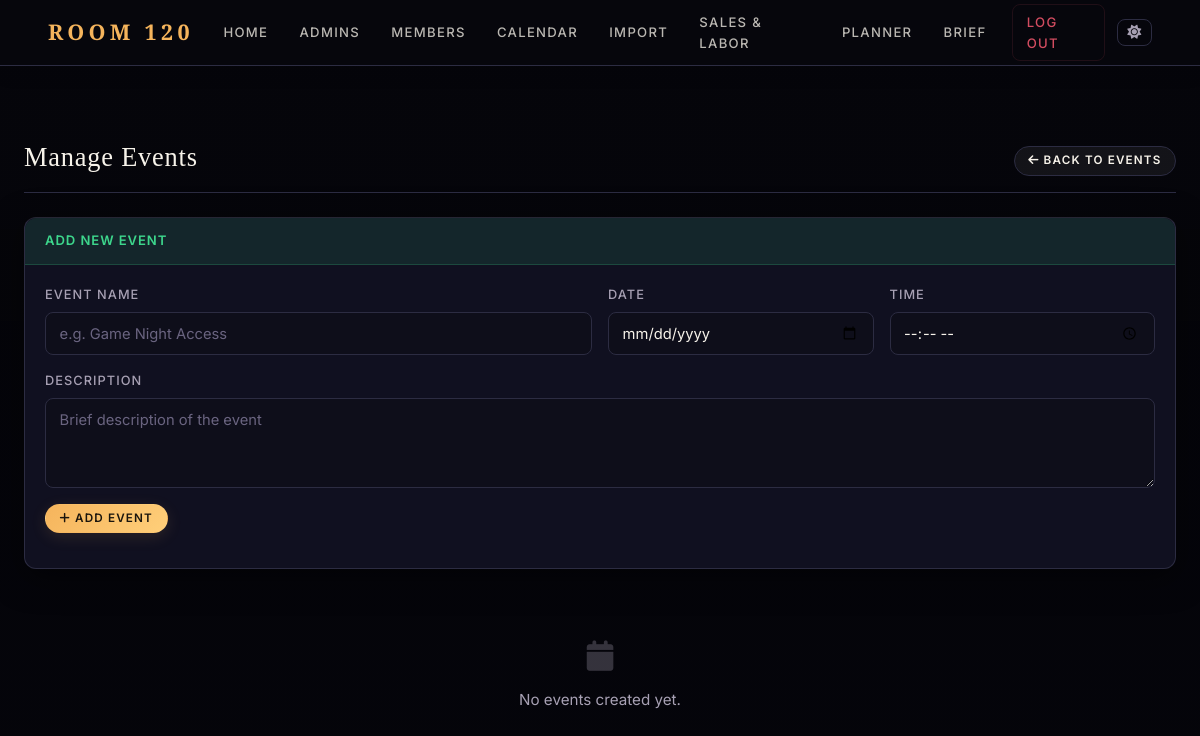
/admin/events (signed in), run on an earlier commit of the app's database.
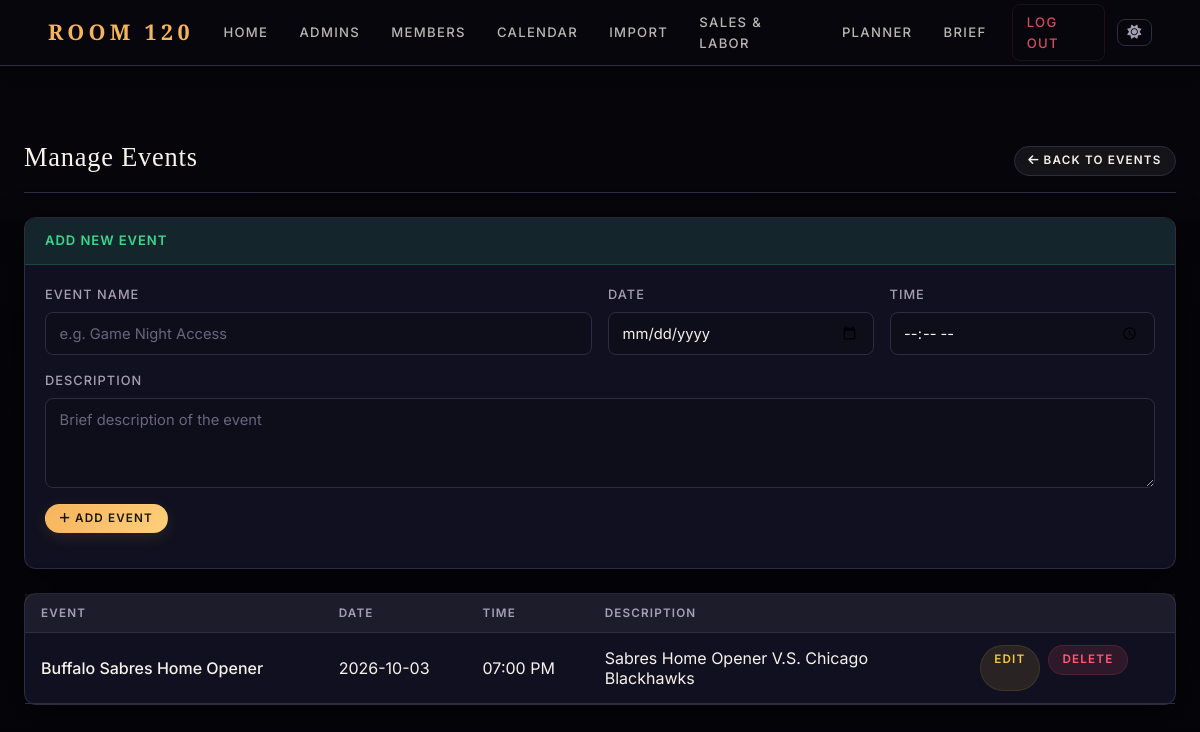
And on a later commit of the database.
### app.py (models this page shows)
class Event(db.Model):
    id = db.Column(db.Integer, primary_key=True)
    name = db.Column(db.String(100), nullable=False)
    date = db.Column(db.String(20), nullable=False)
    time = db.Column(db.String(20), nullable=False)
    description = db.Column(db.Text, nullable=False)

### app.py (the view, shortened to what this page needs)
@app.route('/admin/events', methods=['GET', 'POST'])
def admin_events():
    if not authorized('view_events'):
        return redirect(url_for('home'))
    events = Event.query.all()
    for event in events:
        db.session.expunge(event)
        if isinstance(event.date, str):
            try:
                event.date = datetime.strptime(event.date, '%Y-%m-%d').date()
            except Exception:
                pass
        if isinstance(event.time, str):
            try:
                event.time = datetime.strptime(event.time, '%H:%M:%S').time()
            except ValueError:
                try:
                    event.time = datetime.strptime(event.time, '%H:%M').time()
                except Exception:
                    pass
    return render_template('admin_events.html', events=events)

### app.py (called while the page is built)
@app.before_request
def enable_foreign_keys():
    db.session.execute(text('PRAGMA foreign_keys = ON'))

@app.context_processor
def inject_globals():
    user = None
    if session.get('user_id'):
        user = User.query.get(session.get('user_id'))
    try:
        all_types = MembershipType.query.order_by(MembershipType.sort_order, MembershipType.display_name).all()
    except Exception:
        all_types = []
    type_map = {t.name: t for t in all_types}
    active_types = [t for t in all_types if t.is_active]
    return dict(
        current_user=user,
        membership_types=active_types,
        all_membership_types=all_types,
        membership_type_map=type_map,
    )

def authorized(*perms):
    role = session.get('role')
    if role == 'admin':
        return True
    if role == 'staff':
        user_perms = set(session.get('permissions', []))
        return all(p in user_perms for p in perms)
    return False

### templates/admin_events.html
{% extends "base.html" %}
{% block content %}
<div class="container-fluid px-4 mt-4">
  <div class="page-header d-flex justify-content-between align-items-end flex-wrap gap-2">
    <h2>Manage Events</h2>
    <a href="{{ url_for('events') }}" class="btn btn-secondary btn-sm">
      <i class="fas fa-arrow-left me-1"></i>Back to Events
    </a>
  </div>
  <div class="card mb-4">
    <div class="card-header bg-success">Add New Event</div>
    <div class="card-body">
      <form method="POST" class="row g-3">
        <div class="col-md-6">
          <label class="form-label">Event Name</label>
          <input type="text" name="name" required class="form-control" placeholder="e.g. Game Night Access">
        </div>
        <div class="col-md-3">
          <label class="form-label">Date</label>
          <input type="date" name="date" required class="form-control">
        </div>
        <div class="col-md-3">
          <label class="form-label">Time</label>
          <input type="time" name="time" required class="form-control">
        </div>
        <div class="col-12">
          <label class="form-label">Description</label>
          <textarea name="description" required class="form-control" rows="2" placeholder="Brief description of the event"></textarea>
        </div>
        <div class="col-12">
          <button type="submit" class="btn btn-primary btn-sm">
            <i class="fas fa-plus me-1"></i>Add Event
          </button>
        </div>
      </form>
    </div>
  </div>
  {% if events %}
  <div class="card">
    <div class="card-body p-0">
      <div class="table-responsive">
        <table class="table table-hover mb-0">
          <thead>
            <tr>
              <th>Event</th>
              <th>Date</th>
              <th>Time</th>
              <th>Description</th>
              <th></th>
            </tr>
          </thead>
          <tbody>
            {% for event in events %}
            <tr>
              <td class="fw-medium">{{ event.name }}</td>
              <td>{{ event.date }}</td>
              <td>{{ event.time.strftime('%I:%M %p') }}</td>
              <td class="text-muted" style="max-width:320px;">{{ event.description }}</td>
              <td>
                <div class="d-flex gap-2">
                  <a href="{{ url_for('edit_event', event_id=event.id) }}" class="btn btn-warning btn-sm">Edit</a>
                  <form method="POST" action="{{ url_for('delete_event', event_id=event.id) }}" class="d-inline">
                    <button type="submit" class="btn btn-danger btn-sm">Delete</button>
                  </form>
                </div>
              </td>
            </tr>
            {% endfor %}
          </tbody>
        </table>
      </div>
    </div>
  </div>
  {% else %}
  <div class="text-center py-5" style="color:var(--text-muted);">
    <i class="fas fa-calendar fa-2x mb-3" style="opacity:0.3;"></i>
    <p>No events created yet.</p>
  </div>
  {% endif %}
</div>
{% endblock %}

What changed in the data, as far as the page shows it:
added Event: name "Buffalo Sabres Home Opener", date "2026-10-03", time "07:00 PM", description "Sabres Home Opener V.S. Chicago Blackhawks"
Also different on the page:
text no longer shown: "No events created yet."
text now shown: "EVENT DATE TIME DESCRIPTION"
